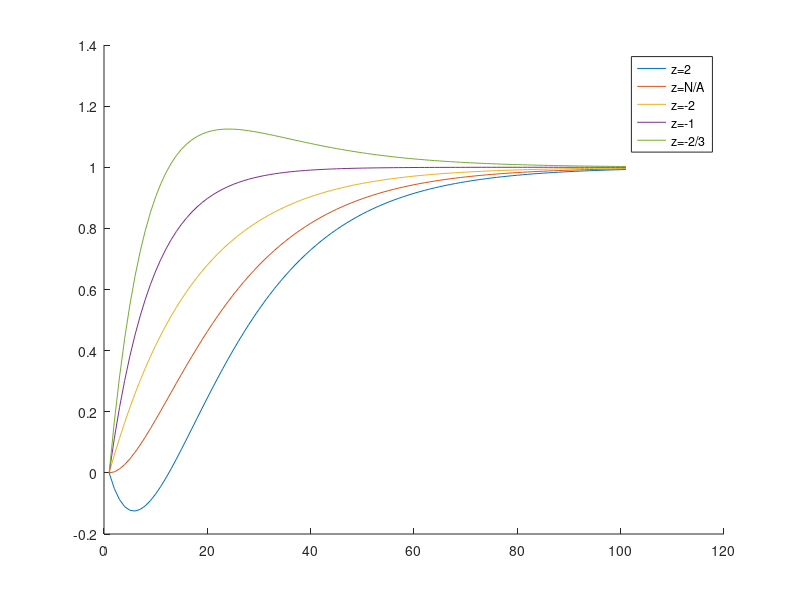

Write MATLAB code to recreate this figure.
function zero_characteristics
clear all;
close all;

s= tf('s');
figure(1);
hold on;

G=(-1*s+2)/((s+1)*(s+2));
g1=step(G);

G=2/((s+1)*(s+2));
g2=step(G);

G=(s+2)/((s+1)*(s+2));
g3=step(G);

G=(2*s+2)/((s+1)*(s+2));
g4=step(G);

G=(3*s+2)/((s+1)*(s+2));
g5=step(G);

plot(g1);
plot(g2);
plot(g3);
plot(g4);
plot(g5);
legend('z=2','z=N/A','z=-2','z=-1','z=-2/3')

end